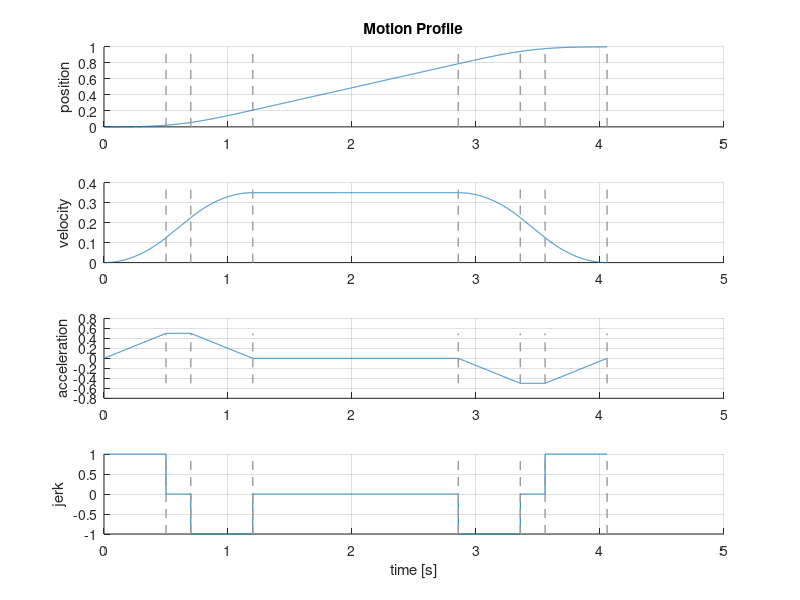

Source code (MATLAB):
%%%%%%%%%%%%%%%%%%%%%%%%%%%%%%%%%%%%%%%%%%%%%%%%%%%%%%%%%%%%%%%%%%%%%%%%%%%
% How To Create a Smooth Velocity Profile (for takeoff)
%
% See https://jwdinius.github.io/blog/2018/eta3traj
%
% Parker Lusk
% 5 Sept 2020
%%%%%%%%%%%%%%%%%%%%%%%%%%%%%%%%%%%%%%%%%%%%%%%%%%%%%%%%%%%%%%%%%%%%%%%%%%%
clear, clc;

%% Path description
ps = 0;
pe = 1;

%% Parameters
v_max = 0.35; v_min = -v_max;
a_max = 0.5; a_min = -a_max;
j_max = 1; j_min = -j_max;
% n.b., j_max >= a_max

% path length
stot = norm(ps - pe);

%% Initial Conditions
t0 = 0;
v0 = 0;
a0 = 0;
% n.b., v0 <= v_max; a0 <= a_max

% there is some constraint on a_max/j_max and v0/a0.
% also, depending on the initial conditions, some sections may not be
% necessary (e.g., it might be necessary to jump straight to Section 2 / 3)

%% Determine if Cruise Segment Exists
% Consider v_max as a free variable. Under time-optimal control, jerk would
% be bang-off-bang-off-bang and there would be no cruise period (since
% there is no velocity limit). The goal of the following code is to
% calculate what the maximum attainable velocity would be in this case of
% no velocity limit, but under accel and jerk limits. If vmax < v_max, then
% v_max must be capped to vmax and there will be no cruise period.
% Otherwise, there will be a cruise period, where velocity is limited to
% v_max.

% Section 1
dt1 = (a_max - a0) / j_max;
ds1 = v0*dt1 + 1/2*a0*dt1^2 + 1/6*j_max*dt1^3;
v1 = v0 + a0*dt1 + 1/2*j_max*dt1^2;
% Section 7
dt7 = -a_min/j_max;
ds7 = 1/6*j_max*dt7^3; % (by plugging in for v6)

% my quadratic eq
a1 = 1/a_max;
b1 = a_max/j_max;
c1 = ds1 + ds7 - stot - (5*a_max^3)/(24*j_max^2) - v1^2/(2*a_max);
vmax1 = max(roots([a1 b1 c1]));

% Joe's quadratic eq
a2 = 1/a_max;
b2 = (1*a_max)/(2*j_max);
% c2 = ds1 + ds7 - stot - (7*a_max^3)/(3*j_max^2) - (a_max*v1)/a_max - v1^2/a_max + a_max^3/(2*j_max^2) + v1/j_max + v1^2/(2*a_max^3);
c2 = ds1 + ds7 - stot - (7*a_max^3)/(3*j_max^2) - v1*(a_max/j_max + v1/a_max) + 1/(2*a_max)*(a_max^2/j_max+v1/a_max)^2;
vmax2 = max(roots([a2 b2 c2]));

if v_max > vmax1, v_max = vmax1; end
% if v_max > vmax2, v_max = vmax2; end

%% Compute Segment Timings of Velocity Profile

% Section 1: maximum jerk until max acceleration
dt1 = (a_max - a0) / j_max;
ds1 = v0*dt1 + 1/2*a0*dt1^2 + 1/6*j_max*dt1^3;
v1 = v0 + a0*dt1 + 1/2*j_max*dt1^2;

% Section 3: prelude
dt3 = -a_max/j_min;
dv3 = -1/2*j_min*dt3^2;

% Section 2: zero jerk, max accel, until *almost* max vel
v2 = v_max - dv3;
dt2 = (v2 - v1) / a_max;
ds2 = v1*dt2 + 1/2*a_max*dt2^2;

% Section 3: min jerk until zero accel and until max vel
ds3 = v2*dt3 + 1/2*a_max*dt3^2 + 1/6*j_min*dt3^3;

% Section 4: cruise; save for last

% Section 5: min jerk until min acceleration
dt5 = a_min/j_min;
ds5 = v_max*dt5 + 1/6*j_min*dt5^3;
v5 = v_max + 1/2*j_min*dt5^2;

% Section 7: prelude
dt7 = -a_min/j_max;
dv7 = -1/2*j_max*dt7^2;

% Section 6: min accel until *almost* zero vel
v6 = -dv7;
dt6 = (v6 - v5)/a_min;
ds6 = v5*dt6 + 1/2*a_min*dt6^2;

% Section 7: max jerk until zero accel and zero vel
ds7 = v6*dt7 + 1/2*a_min*dt7^2 + 1/6*j_max*dt7^3;

% Section 4: finale
s_sum = (ds1+ds2+ds3+ds5+ds6+ds7);
if s_sum < stot
    ds4 = stot - s_sum;
    dt4 = ds4/v_max;
else
    ds4 = 0;
    dt4 = 0;
end

%% Evaluate Kinematic Path

T = t0 + cumsum([dt1 dt2 dt3 dt4 dt5 dt6 dt7]);
s = ps + cumsum([ds1 ds2 ds3 ds4 ds5 ds6 ds7]);

N = 10000;
t = linspace(0, T(end), N);
p = zeros(1,N); v = zeros(1,N); a = zeros(1,N); j = zeros(1,N);

% Section 1
ind = t<T(1);
delta_t = t(ind) - t0;
p(ind) = ps + v0.*delta_t + 1/2.*a0.*delta_t.^2 + 1/6.*j_max.*delta_t.^3;
v(ind) = v0 + a0.*delta_t + 1/2.*j_max.*delta_t.^2;
a(ind) = a0 + j_max.*delta_t;
j(ind) = j_max;

% Section 2
ind = t>=T(1) & t<T(2);
delta_t = t(ind) - T(1);
p(ind) = s(1) + v1.*delta_t + 1/2*a_max.*delta_t.^2;
v(ind) = v1 + a_max.*delta_t;
a(ind) = a_max;
j(ind) = 0;

% Section 3
ind = t>=T(2) & t<T(3);
delta_t = t(ind) - T(2);
p(ind) = s(2) + v2.*delta_t + 1/2*a_max.*delta_t.^2 + 1/6.*j_min.*delta_t.^3;
v(ind) = v2 + a_max.*delta_t + 1/2*j_min.*delta_t.^2;
a(ind) = a_max + j_min.*delta_t;
j(ind) = j_min;

% Section 4
ind = t>=T(3) & t<T(4);
delta_t = t(ind) - T(3);
p(ind) = s(3) + v_max.*delta_t;
v(ind) = v_max;
a(ind) = 0;
j(ind) = 0;

% Section 5
ind = t>=T(4) & t<T(5);
delta_t = t(ind) - T(4);
p(ind) = s(4) + v_max.*delta_t + 1/6.*j_min.*delta_t.^3;
v(ind) = v_max + 1/2.*j_min.*delta_t.^2;
a(ind) = j_min.*delta_t;
j(ind) = j_min;

% Section 6
ind = t>=T(5) & t<T(6);
delta_t = t(ind) - T(5);
p(ind) = s(5) + v5.*delta_t + 1/2.*a_min.*delta_t.^2;
v(ind) = v5 + a_min.*delta_t;
a(ind) = a_min;
j(ind) = 0;

% Section 7
ind = t>=T(6) & t<=T(7);
delta_t = t(ind) - T(6);
p(ind) = s(6) + v6.*delta_t + 1/2.*a_min.*delta_t.^2 + 1/6.*j_max.*delta_t.^3;
v(ind) = v6 + a_min.*delta_t + 1/2.*j_max.*delta_t.^2;
a(ind) = a_min + j_max.*delta_t;
j(ind) = j_max;

%% Plotting

dp = diff([ps p]);
dv = diff([0 v]);
da = diff([0 a]);



figure(1), clf;
subplot(411); grid on; hold on;
plot(t,p); ylabel('position'); title('Motion Profile');
for i=1:length(T), plot([T(i) T(i)], [0 1], '--', 'Color', [0.6 0.6 0.6], 'LineWidth', 1); end
subplot(412); grid on; hold on;
plot(t,v); ylabel('velocity');
for i=1:length(T), plot([T(i) T(i)], [0 0.4], '--', 'Color', [0.6 0.6 0.6], 'LineWidth', 1); end
% plot(t,dp/mean(diff(t)));
subplot(413); grid on; hold on;
plot(t,a); ylabel('acceleration');
for i=1:length(T), plot([T(i) T(i)], [-0.5 0.5], '--', 'Color', [0.6 0.6 0.6], 'LineWidth', 1); end
% plot(t,dv/mean(diff(t)));
% plot(t,diff([0 dp])/mean(diff(t)).^2);
subplot(414); grid on; hold on;
plot(t,j); ylabel('jerk');
for i=1:length(T), plot([T(i) T(i)], [-1 1], '--', 'Color', [0.6 0.6 0.6], 'LineWidth', 1); end
% plot(t,da/mean(diff(t)));
% plot(t,diff([0 dv])/mean(diff(t)).^2);
% plot(t,diff([0 diff([0 dp])])/mean(diff(t)).^3);
xlabel('time [s]');